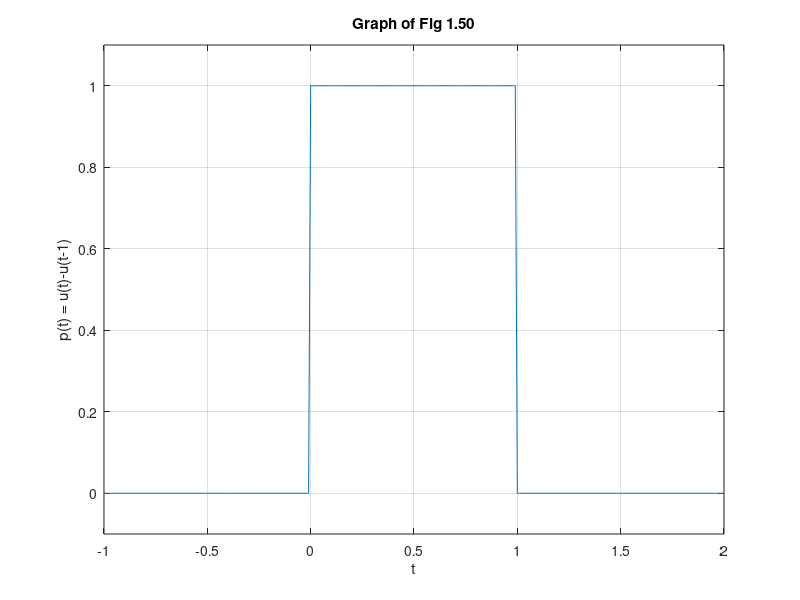

Recreate this plot in MATLAB.
u = @(t) 1.0.*(t>=0);             	%unit step function, returns 1 when t>=0

p = @(t) 1.0.*((t>=0)&(t<1));	    %pulse function return 1 when.. With & operator
t = (-1:0.01:2);
plot(t,p(t));
xlabel('t');
ylabel('p(t) = u(t)-u(t-1)');     	%difference between 2 units, one at t=0 and other at t=1
title("Graph of Fig 1.50");
axis([-1 2 -.1 1.1]);
grid;
